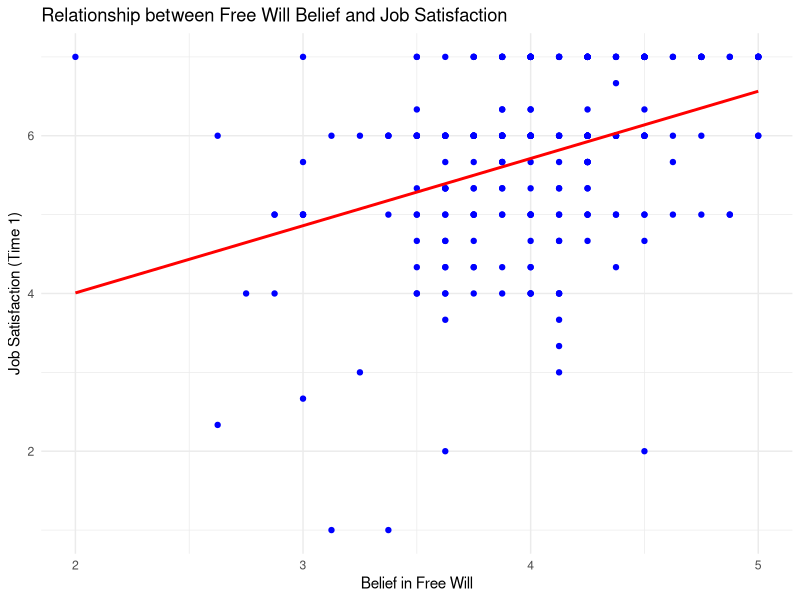
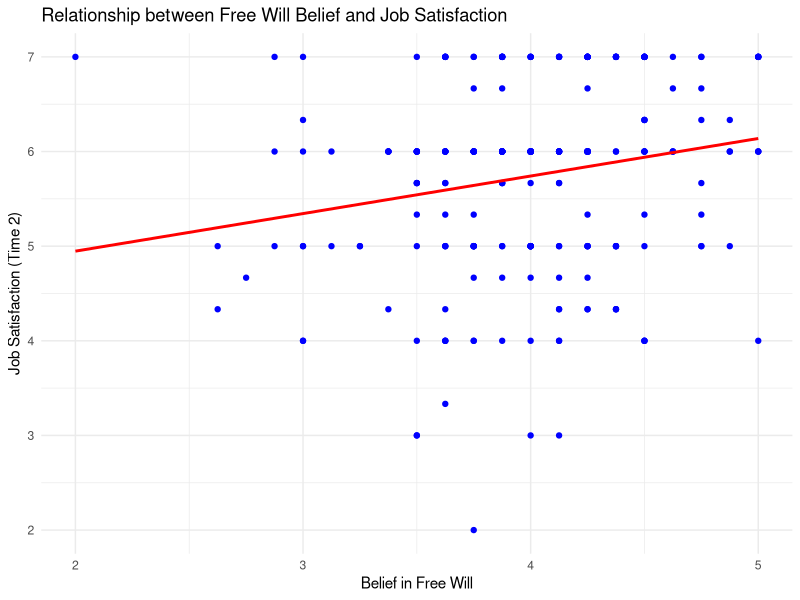
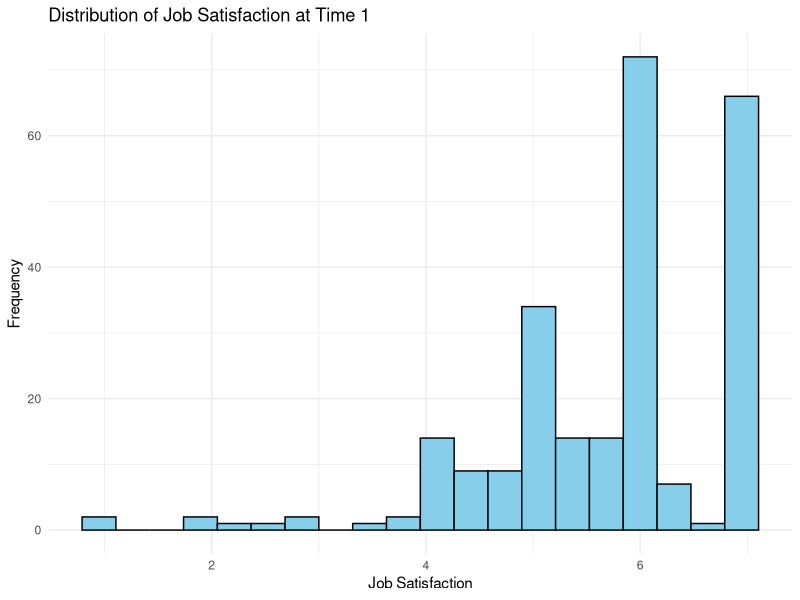
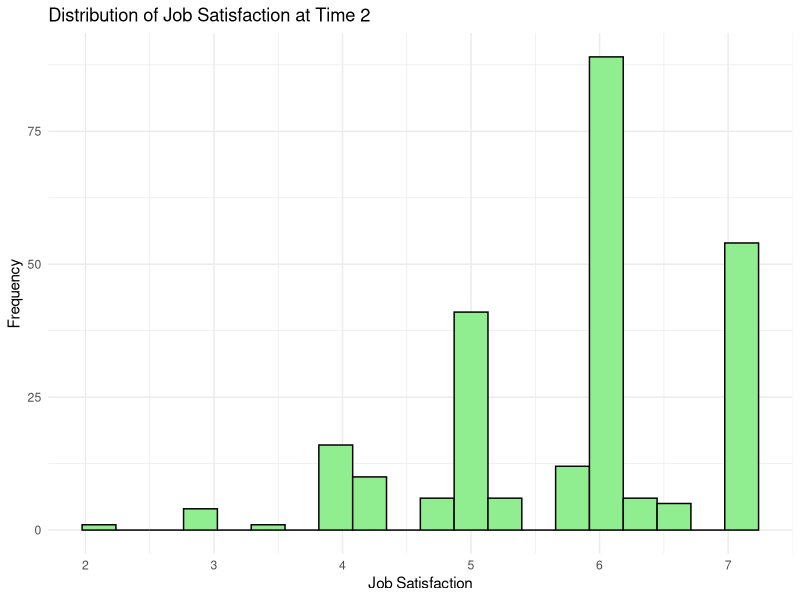

These charts were generated, in order, by the following R code:
## ---- chunk 1
#| include: false
#| warning: false
#| message: false

library(tidyverse)
library(palmerpenguins)
## ---- chunk 2
library(ggplot2)
library(dplyr)
library(tidyr)
## ---- chunk 3
#| echo: false
#| eval: true
#| label: fig-1
#| fig-cap: "Relationship between Free Will Belief and Job Satisfaction (Time 1)"
#| warning: false
## ---- chunk 4
data <- read.csv("FW satisfaction-Study 1-data.csv")

data <- na.omit(data)

str(data)
## ---- chunk 5
ggplot(data, aes(x = freewill, y = JS)) +
  geom_point(color = "blue") +
  geom_smooth(method = "lm", se = FALSE, color = "red") +
  labs(title = "Relationship between Free Will Belief and Job Satisfaction",
       x = "Belief in Free Will",
       y = "Job Satisfaction (Time 1)") +
  theme_minimal()
## ---- chunk 6
#| echo: false
#| eval: true
#| label: fig-2
#| fig-cap: "Relationship between Free Will Belief and Job Satisfaction (Time 2)"
#| warning: false
## ---- chunk 7
ggplot(data, aes(x = freewill, y = W2JS)) +
  geom_point(color = "blue") +
  geom_smooth(method = "lm", se = FALSE, color = "red") +
  labs(title = "Relationship between Free Will Belief and Job Satisfaction",
       x = "Belief in Free Will",
       y = "Job Satisfaction (Time 2)") +
  theme_minimal()
## ---- chunk 8
#| echo: false
#| eval: true
#| label: fig-3
#| fig-cap: "Distribution of Job Satisfaction at Time 1"
#| warning: false
## ---- chunk 9
ggplot(data, aes(x = JS)) +
  geom_histogram(fill = "skyblue", color = "black", bins = 20) +
  labs(title = "Distribution of Job Satisfaction at Time 1",
       x = "Job Satisfaction",
       y = "Frequency") +
  theme_minimal()
## ---- chunk 10
#| echo: false
#| eval: true
#| label: fig-4
#| fig-cap: "Distribution of Job Satisfaction at Time 2"
#| warning: false
## ---- chunk 11
ggplot(data, aes(x = W2JS)) +
  geom_histogram(fill = "lightgreen", color = "black", bins = 20) +
  labs(title = "Distribution of Job Satisfaction at Time 2",
       x = "Job Satisfaction",
       y = "Frequency") +
  theme_minimal()
